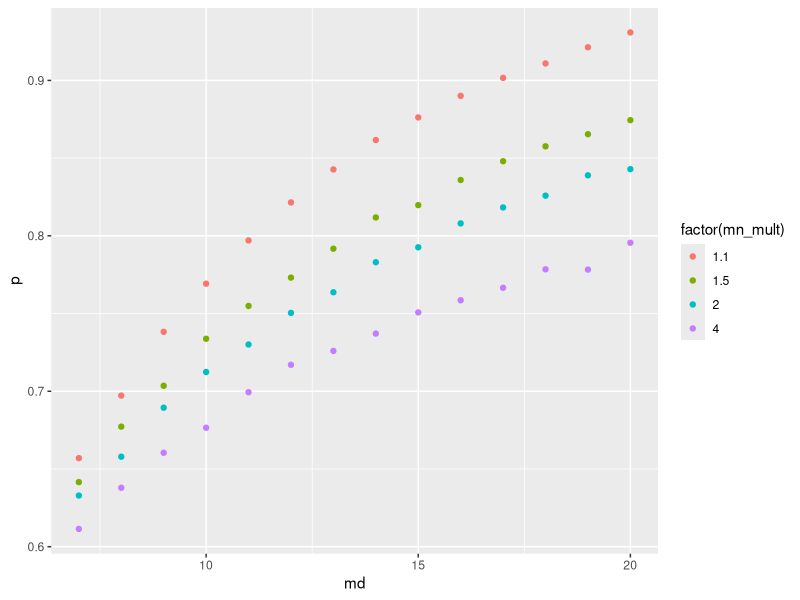

Source code (R):
# Analysis on domain V reversion

#### Load libraries ####

#### Import Data ####
# GC Subgroup data
data <- read.csv("reversion_data.csv")
dim(data)
mean(data$Days)
median(data$Days)

# POLIS virus data

# POLIS SIA data

#### Clean data ####
# Remove negative SIA1 dates

# Remove negative SIA2 dates

# Create indicator for Dom V reversion (classification 1 or 2)


#### Exclude non-index cVDPV2 detections ####
# Assign emergence group using EPID

# Assign index isolate


#### Cross-check SIA1 field against POLIS ####
# Create new field for SIA in nearby district

#### Calculate expected reversions ####
# Given values
rate_per_day <- 154e-3
lower_bound_rate <- 70e-3
upper_bound_rate <- 297e-3

# Days
days <- c(1, 10, 15, 20, 29)
days <- c(15, 15, 15)
days <- c(1, 1, 1, 29, 29, 29)
days <- c(1, 1, 1, 29*3)
days <- data$Days

# Function to calculate the probability of observing at least one event
calc_prob_at_least_one_event <- function(rate_per_day, days) {
  lambda_value <- rate_per_day * days
  prob_zero_events <- dpois(0, lambda_value)
  prob_at_least_one_event <- 1 - prob_zero_events
  return(prob_at_least_one_event)
}

# Calculating the probability of observing at least one event for point estimate, lower and upper bounds
prob_at_least_one_event <- mean(calc_prob_at_least_one_event(rate_per_day, days))
prob_at_least_one_event_lower_bound <- mean(calc_prob_at_least_one_event(lower_bound_rate, days))
prob_at_least_one_event_upper_bound <- mean(calc_prob_at_least_one_event(upper_bound_rate, days))

# Printing the results
print(paste("Point estimate:", round(prob_at_least_one_event * 100, 2), "%"))
print(paste("Lower bound:", round(prob_at_least_one_event_lower_bound * 100, 2), "%"))
print(paste("Upper bound:", round(prob_at_least_one_event_upper_bound * 100, 2), "%"))

# Hil's simpler method
mean(1-exp(-rate_per_day*days))
mean(1-exp(-lower_bound_rate*days))
mean(1-exp(-upper_bound_rate*days))


#### Hil's experiment into heterogeneity ####
library(tidyverse)

target = 0.73
lambda = 154e-3
t_sia = qexp(target, lambda)
t_sia

# simulated
md = 10
mn = 20
n = 10000

t.s = rlnorm(n, meanlog = log(md), sdlog = sqrt(2*(log(mn) - log(md))))

p = mean(1-exp(-lambda*t.s))
p

df = expand_grid(md = seq(7, 20, 1), mn_mult = c(1.1, 1.5, 2, 4)) |>
  mutate(mn = md*mn_mult)

df = df |> mutate(p = map2_dbl(md, mn,
                               ~mean(
                                 1-exp(-lambda * 
                                         rlnorm(n, meanlog = log(.x), sdlog = sqrt(2*(log(.y) - log(.x))))))))

ggplot(df) + geom_point(aes(x=md, y = p, col = factor(mn_mult)))
